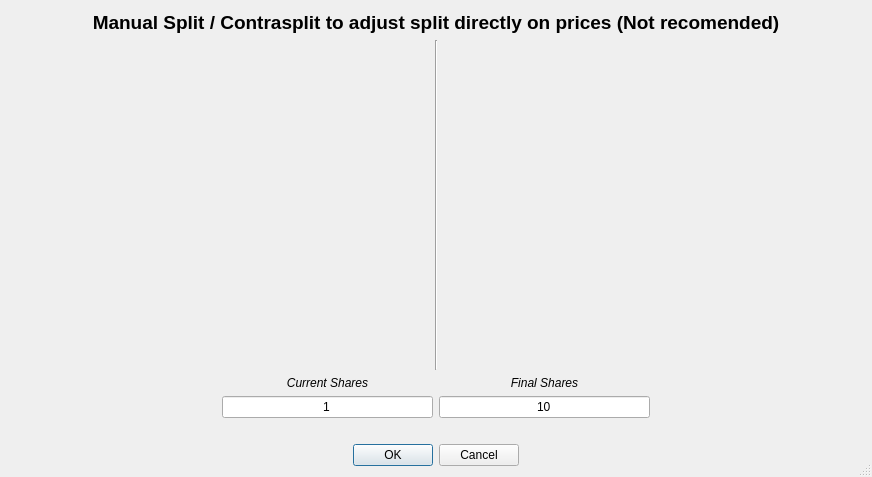
<?xml version="1.0" encoding="UTF-8"?>
<ui version="4.0">
 <class>frmSplitManual</class>
 <widget class="QDialog" name="frmSplitManual">
  <property name="geometry">
   <rect>
    <x>0</x>
    <y>0</y>
    <width>872</width>
    <height>477</height>
   </rect>
  </property>
  <property name="windowTitle">
   <string>Split / Contrasplit relation</string>
  </property>
  <property name="windowIcon">
   <iconset resource="../images/xulpymoney.qrc">
    <normaloff>:/xulpymoney/study.png</normaloff>:/xulpymoney/study.png</iconset>
  </property>
  <property name="sizeGripEnabled">
   <bool>true</bool>
  </property>
  <layout class="QHBoxLayout" name="horizontalLayout_4">
   <item>
    <layout class="QVBoxLayout" name="verticalLayout_3">
     <item>
      <widget class="QLabel" name="label">
       <property name="font">
        <font>
         <pointsize>14</pointsize>
         <weight>75</weight>
         <bold>true</bold>
        </font>
       </property>
       <property name="text">
        <string>Manual Split / Contrasplit to adjust split directly on prices (Not recomended)</string>
       </property>
       <property name="alignment">
        <set>Qt::AlignCenter</set>
       </property>
      </widget>
     </item>
     <item>
      <layout class="QHBoxLayout" name="horizontalLayout_3">
       <item>
        <widget class="wdgDatetime" name="wdgDtStart" native="true">
         <property name="sizePolicy">
          <sizepolicy hsizetype="Preferred" vsizetype="Expanding">
           <horstretch>0</horstretch>
           <verstretch>0</verstretch>
          </sizepolicy>
         </property>
        </widget>
       </item>
       <item>
        <widget class="Line" name="line">
         <property name="orientation">
          <enum>Qt::Vertical</enum>
         </property>
        </widget>
       </item>
       <item>
        <widget class="wdgDatetime" name="wdgDtEnd" native="true"/>
       </item>
      </layout>
     </item>
     <item>
      <layout class="QHBoxLayout" name="horizontalLayout">
       <item>
        <spacer name="horizontalSpacer">
         <property name="orientation">
          <enum>Qt::Horizontal</enum>
         </property>
         <property name="sizeHint" stdset="0">
          <size>
           <width>40</width>
           <height>20</height>
          </size>
         </property>
        </spacer>
       </item>
       <item>
        <layout class="QVBoxLayout" name="verticalLayout">
         <item>
          <widget class="QLabel" name="label_2">
           <property name="sizePolicy">
            <sizepolicy hsizetype="Expanding" vsizetype="Preferred">
             <horstretch>0</horstretch>
             <verstretch>0</verstretch>
            </sizepolicy>
           </property>
           <property name="font">
            <font>
             <italic>true</italic>
            </font>
           </property>
           <property name="text">
            <string>Current Shares</string>
           </property>
           <property name="alignment">
            <set>Qt::AlignCenter</set>
           </property>
          </widget>
         </item>
         <item>
          <widget class="myQLineEdit" name="txtInitial">
           <property name="text">
            <string>1</string>
           </property>
           <property name="alignment">
            <set>Qt::AlignCenter</set>
           </property>
          </widget>
         </item>
        </layout>
       </item>
       <item>
        <layout class="QVBoxLayout" name="verticalLayout_2">
         <item>
          <widget class="QLabel" name="label_3">
           <property name="sizePolicy">
            <sizepolicy hsizetype="Expanding" vsizetype="Preferred">
             <horstretch>0</horstretch>
             <verstretch>0</verstretch>
            </sizepolicy>
           </property>
           <property name="font">
            <font>
             <italic>true</italic>
            </font>
           </property>
           <property name="text">
            <string>Final Shares</string>
           </property>
           <property name="alignment">
            <set>Qt::AlignCenter</set>
           </property>
          </widget>
         </item>
         <item>
          <widget class="myQLineEdit" name="txtFinal">
           <property name="text">
            <string>10</string>
           </property>
           <property name="alignment">
            <set>Qt::AlignCenter</set>
           </property>
          </widget>
         </item>
        </layout>
       </item>
       <item>
        <spacer name="horizontalSpacer_2">
         <property name="orientation">
          <enum>Qt::Horizontal</enum>
         </property>
         <property name="sizeHint" stdset="0">
          <size>
           <width>40</width>
           <height>20</height>
          </size>
         </property>
        </spacer>
       </item>
      </layout>
     </item>
     <item>
      <widget class="QLabel" name="lblExample">
       <property name="font">
        <font>
         <weight>75</weight>
         <bold>true</bold>
        </font>
       </property>
       <property name="alignment">
        <set>Qt::AlignCenter</set>
       </property>
       <property name="wordWrap">
        <bool>true</bool>
       </property>
      </widget>
     </item>
     <item>
      <layout class="QHBoxLayout" name="horizontalLayout_2">
       <item>
        <spacer name="horizontalSpacer_3">
         <property name="orientation">
          <enum>Qt::Horizontal</enum>
         </property>
         <property name="sizeHint" stdset="0">
          <size>
           <width>40</width>
           <height>20</height>
          </size>
         </property>
        </spacer>
       </item>
       <item>
        <widget class="QDialogButtonBox" name="buttonbox">
         <property name="standardButtons">
          <set>QDialogButtonBox::Cancel|QDialogButtonBox::Ok</set>
         </property>
         <property name="centerButtons">
          <bool>true</bool>
         </property>
        </widget>
       </item>
       <item>
        <spacer name="horizontalSpacer_4">
         <property name="orientation">
          <enum>Qt::Horizontal</enum>
         </property>
         <property name="sizeHint" stdset="0">
          <size>
           <width>40</width>
           <height>20</height>
          </size>
         </property>
        </spacer>
       </item>
      </layout>
     </item>
    </layout>
   </item>
  </layout>
 </widget>
 <customwidgets>
  <customwidget>
   <class>myQLineEdit</class>
   <extends>QLineEdit</extends>
   <header location="global">myqlineedit</header>
  </customwidget>
  <customwidget>
   <class>wdgDatetime</class>
   <extends>QWidget</extends>
   <header location="global">wdgDatetime</header>
   <container>1</container>
  </customwidget>
 </customwidgets>
 <resources>
  <include location="../images/xulpymoney.qrc"/>
 </resources>
 <connections/>
</ui>
